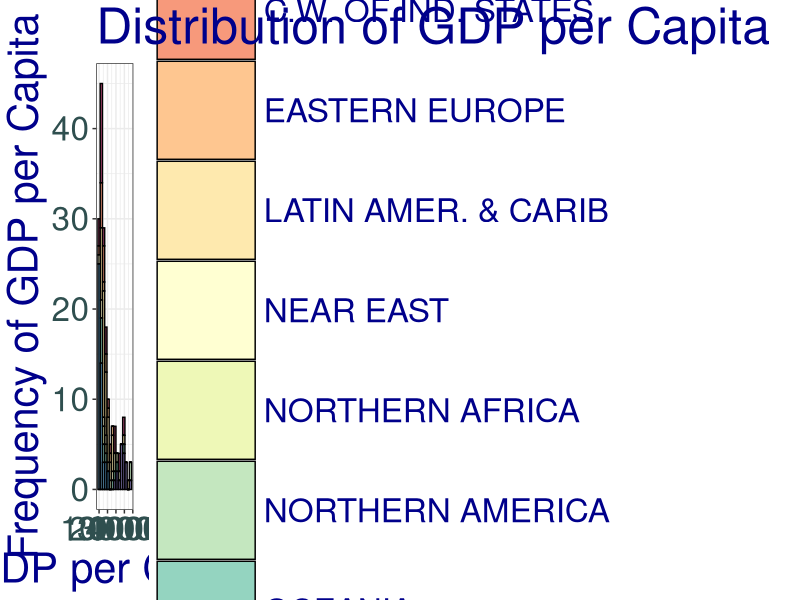
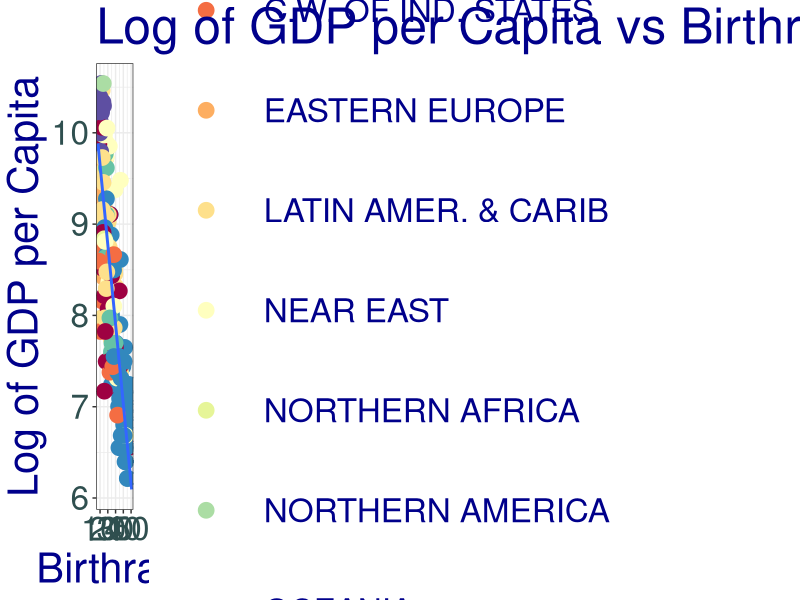

Write the R code that produced these figures, in order.
## ---- chunk 1
library(tidyverse)

cbbPalette <- c("#000000", "#E69F00", "#56B4E9", "#009E73", "#F0E442", "#0072B2", "#D55E00", "#CC79A7")

shreyap_315_theme <-  theme_bw() + 
  theme(axis.text = element_text(color = "darkslategrey"),
        text = element_text(color = "dark blue", size = 30), legend.key.size = unit(5, "lines"))
## ---- chunk 2
countries <- read.csv("countriesoftheworld2.csv")
countries$Climate <- factor(countries$Climate)
countries$X <- NULL
colnames(countries) <- c("Country", "Region", "Population", "Area", 
                         "Pop_Density", "Coastline", "Net_Migration",
                         "Infant_Mortality", "GDP_per_cap", "Literacy_Rate",
                         "Phones", "Arable", "Crops", "Other", "Climate",
                         "Birthrate", "Deathrate", "Agriculture", "Industry",
                         "Service")
## ---- chunk 3
pdf("/Users/shreyaprakash/Documents/36315/Graphics_Project/hist.pdf", width=20, height=16,onefile=T)

cbPalette <- c("#999999", "#E69F00", "#56B4E9", "#009E73", "#F0E442", "#0072B2", "#D55E00", "#CC79A7", "#000000", "")

hist_gdp <- ggplot(countries, aes(x = GDP_per_cap, fill = Region)) + 
  geom_histogram(alpha = 0.7, bins = 15, col = "black") + 
  labs(
    title = "Distribution of GDP per Capita",
    x = "GDP per Capita",
    y = "Frequency of GDP per Capita",
    fill = "Region"
  ) + shreyap_315_theme + scale_fill_brewer(palette="Spectral")

print(hist_gdp)
## ---- chunk 4
pdf("/Users/shreyaprakash/Documents/36315/Graphics_Project/birth.pdf", width=20, height=16,onefile=T)

birth <- ggplot(countries, aes(y = log(GDP_per_cap), x = Birthrate)) + 
  geom_point(aes(color = Region), size = 5) + 
  geom_smooth(method = lm, se = FALSE) + 
  labs(
    title = "Log of GDP per Capita vs Birthrate",
    x = "Birthrate",
    y = "Log of GDP per Capita"
  ) + shreyap_315_theme + scale_color_brewer(palette="Spectral")

print(birth)
